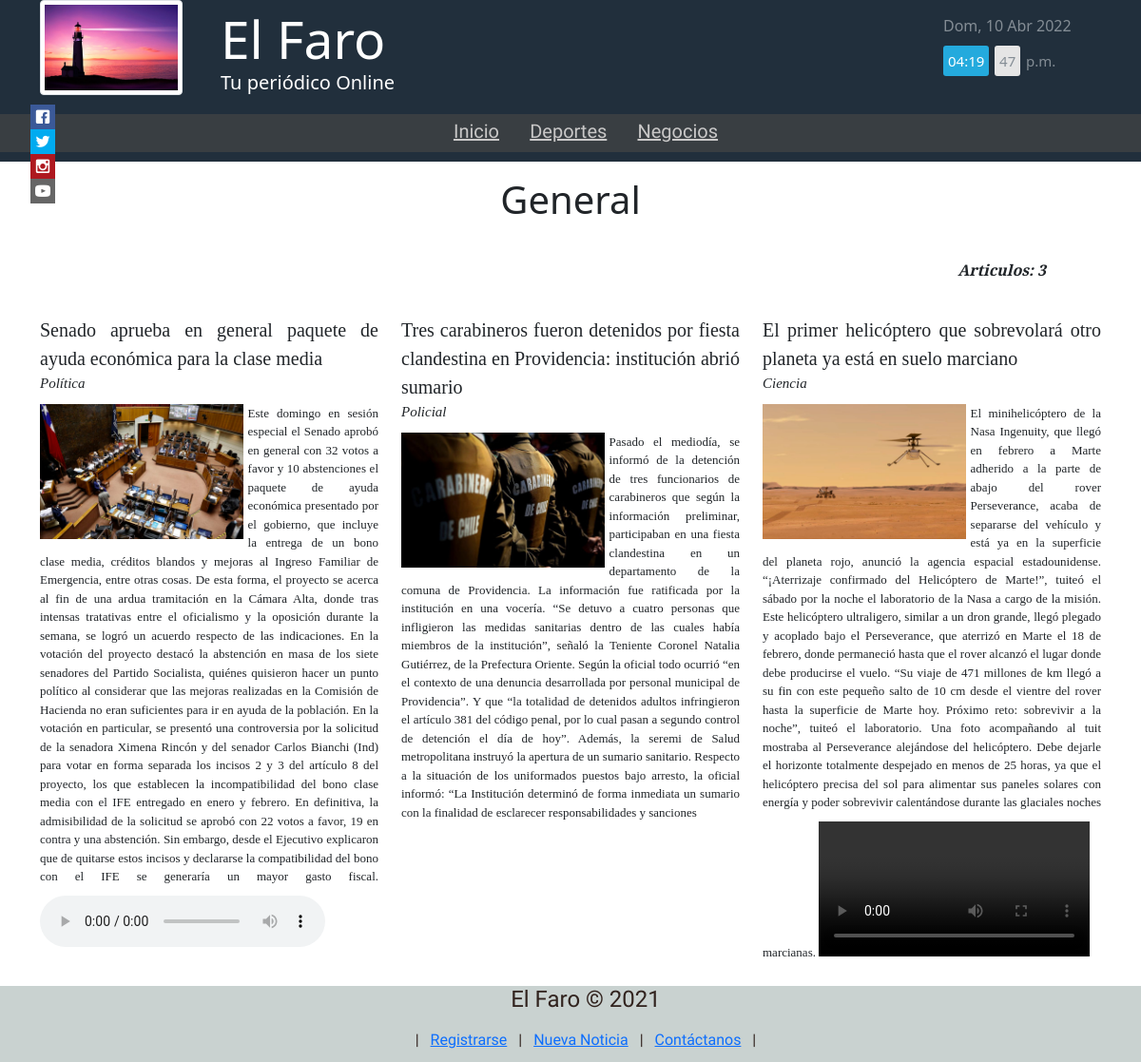
The page / on the database its author committed.
### tables this page shows
CREATE TABLE `noticias` (
  `idNoticia` int(10) NOT NULL,
  `seccion` char(1) DEFAULT NULL,
  `titulo` varchar(1000) NOT NULL,
  `noticia` varchar(5000) NOT NULL,
  `Categoria` varchar(30) DEFAULT NULL,
  `archivoimagen` varchar(100) DEFAULT NULL,
  `archivovideo` varchar(100) DEFAULT NULL,
  `archivoaudio` varchar(100) DEFAULT NULL,
  `TIMESTAMP_REGISTRO` timestamp NOT NULL DEFAULT current_timestamp() ON UPDATE current_timestamp()
);

### controllers/main.php (called while the page is built, shortened)
<?php
class Main extends Controller{
    function __construct(){
        $this->view->noticias = [];
    }
    function render(){
        $noticias = $this->model->get();
        $this->view->noticias = $noticias;
        $this->view->render('main/index');
    }
}
?>

### index.php (called while the page is built, shortened)
<?php
require_once 'libs/database.php';
require_once 'libs/app.php';
$app = new App();
?>

### libs/database.php (called while the page is built)
<?php
class Database{
    private $host;
    private $db;
    private $user;
    private $password;
    private $charset;
    public function __construct(){
        $this->host = constant('HOST');
        $this->db = constant('DB');
        $this->user = constant('USER');
        $this->password = constant('PASSWORD');
        $this->charset = constant('CHARSET');
    }
    function connect(){
        try{
            $connection = "mysql:host=" . $this->host . ";dbname=" . $this->db . ";charset=" . $this->charset;
            $options = [
                PDO::ATTR_ERRMODE           => PDO::ERRMODE_EXCEPTION,
                PDO::ATTR_EMULATE_PREPARES  => false,
            ];
            $pdo = new PDO($connection, $this->user, $this->password, $options);
            return $pdo;
        }catch(PDOException $e){
            print_r('Error connection: ' . $e->getMessage());
        }
    }
}
?>

### libs/view.php (called while the page is built, shortened)
<?php
class View{
    function render($nombre){
        require 'views/' . $nombre . '.php';
    }
}
?>

### views/main/index.php (the view, shortened to what this page needs)
<!DOCTYPE html>
<html lang="es">
<head>
</head>
<body>
    <?php require 'views/header.php'; ?>
    <div id="main">
        <div class="container text-center">
            <div class="row">
                <div class="col-12">
                    <h1>General</h1>
                </div>
            </div>
        </div>
        <div class="col-11" id="articulo"></div>
        <div class="container">
            <section class="main row" id="new">
                <?php
                    foreach($this->noticias as $row){
                        $noticia = $row;
                ?>
                <article id="padre" class="col-xs-12 col-sm-12 col-md-6 col-lg-4">
                    <div class="titulo-noticia"><?php echo $noticia->titulo; ?></div>
                    <div class="categoria-noticia"><?php echo $noticia->categoria; ?></div>
                    <div class="texto-noticia">
                        <img <?php echo $noticia->rutaimagen ?> class='image'/>
                        <?php echo $noticia->noticia; ?>
                        <?php echo $noticia->rutaaudio ?>
                        <?php echo $noticia->rutavideo ?>
                    </div>
                </article>
                <?php } ?>
            </section>
        </div>
    </div>
    <?php require 'views/footer.php'; ?>
</body>
</html>

### libs/app.php (shortened to what this page needs)
<?php
class App{
    function __construct(){
        $url = isset($_GET['url']) ? $_GET['url']: null;
        $url = rtrim($url, '/');
        $url = explode('/', $url);
        if(empty($url[0])){
            $controller = new Main();
            $controller->loadModel('main');
            $controller->render();
            return false;
        }
    }
}
?>

### models/mainmodel.php (shortened to what this page needs)
<?php
class MainModel extends Model{
    public function get(){
        $items = [];
        try{
            $query = $this->db->connect()->query("SELECT SECCION,TITULO,CATEGORIA,NOTICIA,ARCHIVOIMAGEN,ARCHIVOVIDEO,ARCHIVOAUDIO FROM noticias WHERE SECCION=1 ORDER BY TIMESTAMP_REGISTRO DESC");
            while($row = $query->fetch()){
                $item = new Noticia();
                $item->seccion     = $row['SECCION'];
                $item->titulo      = $row['TITULO'];
                $item->categoria   = $row['CATEGORIA'];
                $item->noticia     = $row['NOTICIA'];
                $item->imagen      = $row['ARCHIVOIMAGEN'];
                $item->video       = $row['ARCHIVOVIDEO'];
                $item->audio       = $row['ARCHIVOAUDIO'];
                $item->rutaimagen  = "";
                $item->rutavideo   = "";
                $item->rutaaudio   = "";
                if($row['ARCHIVOIMAGEN']!=""){
                    $rutai = 'src="views/img/' . $item->imagen . '"';
                    $item->rutaimagen  = $rutai;
                }
                if($row['ARCHIVOVIDEO']!=""){
                    $rutav = '<video src="views/video/' . $item->video . '" controls>';
                    $item->rutavideo = $rutav;
                }
                if($row['ARCHIVOAUDIO']!=""){
                    $rutaa = '<audio controls> <source src="views/audio/' . $item->audio .
                    '" type="audio/mp3"> <audio>';
                    $item->rutaaudio  = $rutaa;
                }
                array_push($items, $item);
            }
            return $items;
        }catch(PDOException $e){
            print_r('error en la recuperacion de info');
            return[];
        }
    }
}
?>

### views/header.php (shortened to what this page needs)
<!DOCTYPE html>
<html lang="es">
<head>
    <link rel="stylesheet" href="<?php echo constant('URL')?>public/css/estilos.css">
    <link rel="stylesheet" href="<?php echo constant('URL')?>public/css/fonts.css">
    <link rel="stylesheet" href="<?php echo constant('URL')?>public/css/bootstrap.min.css">
    <link rel="stylesheet" href="https://cdnjs.cloudflare.com/ajax/libs/font-awesome/4.7.0/css/font-awesome.min.css">
</head>
<body>
    <header>
        <div class="container">
            <div class="row">
                <div class="col-sm-3 col-md-3 col-lg-2">
                    <img src="<?php echo constant('URL')?>views/img/faro.jpg " alt="Faro" id="faro" class="img-thumbnail" style="width:150px;height:100px" />
                </div>
                <div class="col-xs-9 col-sm-6 col-md-6 col-lg-8" id="cabecera">
                    <p class="t1">El Faro</p>
                    <p class="t2">Tu periódico Online</p>
                </div>
                <div class="col-xs-3 col-sm-3 col-md-3 col-lg-2" id="fecha">
                    <div id="box-date"></div>
                    <div id="box-time"></div>
                </div>
            </div>
        </div>
        <div class="menu-bar text-xs-right arriba">
            <nav class="container" role="menu">
                <ul class="menu-list menu-inline">
                    <li class="list-inline-item"><a href="<?php echo constant('URL')?>main">Inicio</a></li>
                    <li class="list-inline-item"><a href="<?php echo constant('URL')?>deportes">Deportes</a></li>
                    <li class="list-inline-item"><a href="<?php echo constant('URL')?>negocios">Negocios</a></li>
                </ul>
            </nav>
        </div>
    </header>
    <div class="social">
        <ul>
            <li><a href="https://www.facebook.com/" target="_blank" class="icon-facebook"></a></li>
            <li><a href="https://twitter.com/?lang=ES" target="_blank" class="icon-twitter"></a></li>
            <li><a href="https://www.instagram.com/" target="_blank" class="icon-instagram"></a></li>
            <li><a href="https://www.youtube.com/" target="_blank" class="icon-youtube"></a></li>
        </ul>
    </div>
</body>
</html>

### views/footer.php (shortened to what this page needs)
<footer>
    <ul class="menu-list menu-inline">
        <h4>El Faro © 2021</h4>
    </ul>
    <ul class="menu-list menu-inline">
        <li class="list-inline-item">|</li>
        <li class="list-inline-item"><a href="<?php echo constant('URL')?>registro">Registrarse</a></li>
        <li class="list-inline-item">|</li>
        <li class="list-inline-item"><a href="<?php echo constant('URL')?>formulario">Nueva Noticia</a></li>
        <li class="list-inline-item">|</li>
        <li class="list-inline-item"><a href="<?php echo constant('URL')?>contacto">Contáctanos</a></li>
        <li class="list-inline-item">|</li>
    </ul>
</footer>

### public/css/estilos.css (style rules this page uses)
* { margin: 0; padding: 0; box-sizing: border-box; }
h4 { margin: 0; }
.main { margin:0 auto; display: flex; grid-auto-rows: minmax(300px, auto); background-color: #f5f5f5; }
article { width: 30%; background-color: white; font-family: 'Playfair Display'; padding: 10px 20px 10px 20px; box-sizing: border-box; }
header { width: 100%; height: 170px; background-color: #212F3C; }
.social { position:fixed; left: 0; top: 110px; z-index: 2000; }
.social ul { list-style: none; }
.social ul li a { display:inline-block; color: #fff; background: #000; padding: 5px 5px; text-decoration: none; -webkit-transition: all 500ms ease; -o-transition: all 500ms ease; transition: all 500ms ease; }
.social ul li .icon-facebook { background: #3b5998; }
.social ul li .icon-twitter { background: #00abf0; }
.social ul li .icon-instagram { background: #ae181f; }
.social ul li .icon-youtube { background: #666666; }
footer { width: 100%; text-align: center; height: 80px; color: #31231e; background-color: #c9d2d0; font-family: 'Antonio'; }
.t1 { color: #fff; font-size: 55px; text-decoration: none; height: 72px; padding: 0; margin: 0; }
.t2 { color: #fff; font-size: 20px; height: 28px; padding: 0; margin: 0; }
nav { width: 100%; height: 40px; display: flex; }
img { width: 180px; margin: 0; }
.menu-bar { background-color: #393e42; margin-top: 20px; }
nav ul { width: 100%; text-align: center; list-style: none; display: block; }
nav li { position: relative; display: inline-block; }
nav li a { display: block; padding: 3px 10px; color: #C9C8C8; font-size: 20px; font-family: 'Antonio'; text-decoration: underline; }
.titulo-noticia { font-style: normal; font-size: 20px; text-align: justify; }
.categoria-noticia { font-style: italic; font-size: 15px; margin-bottom: 10px; }
.texto-noticia { font-style: normal; font-size: 13px; text-align: justify; }
.image { float: left; width: 60%; height: auto; margin-right: 5px; }
video { height: auto; width: 80%; margin-top: 10px; }
audio { margin-top: 10px; }
body { display: grid; grid-gap: 1em; grid-template-rows: auto 1fr auto; min-height: 100vh; }
#box-date { margin: 15px 0 0 0; display: flex; height: 30px; padding: 0; }
#box-time { color: #848d95; font-size: 22px; display: block; }
#articulo { font-size: 15px; }

### rows shown on the page
noticias: titulo "Senado aprueba en general paquete de ayuda económica para la clase media", Categoria "Política", archivoimagen (picture), noticia "Este domingo en sesión especial el Senado aprobó en general con 32 votos a favor y 10 abstenciones el paquete de ayuda económica presentado por el gobierno, que incluye la entrega de un bono clase media, créditos blandos y mejoras al Ingreso Familiar de Emergencia, entre otras cosas. De esta forma, el proyecto se acerca al fin de una ardua tramitación en la Cámara Alta, donde tras intensas tratativas entre el oficialismo y la oposición durante la semana, se logró un acuerdo respecto de las indicaciones. En la votación del proyecto destacó la abstención en masa de los siete senadores del Partido Socialista, quiénes quisieron hacer un punto político al considerar que las mejoras realizadas en…"
noticias: titulo "Tres carabineros fueron detenidos por fiesta clandestina en Providencia: institución abrió sumario", Categoria "Policial", archivoimagen (picture), noticia "Pasado el mediodía, se informó de la detención de tres funcionarios de carabineros que según la información preliminar, participaban en una fiesta clandestina en un departamento de la comuna de Providencia. La información fue ratificada por la institución en una vocería. “Se detuvo a cuatro personas que infligieron las medidas sanitarias dentro de las cuales había miembros de la institución”, señaló la Teniente Coronel Natalia Gutiérrez, de la Prefectura Oriente. Según la oficial todo ocurrió “en el contexto de una denuncia desarrollada por personal municipal de Providencia”. Y que “la totalidad de detenidos adultos infringieron el artículo 381 del código penal, por lo cual pasan a segundo…"
noticias: titulo "El primer helicóptero que sobrevolará otro planeta ya está en suelo marciano", Categoria "Ciencia", archivoimagen (picture), noticia "El minihelicóptero de la Nasa Ingenuity, que llegó en febrero a Marte adherido a la parte de abajo del rover Perseverance, acaba de separarse del vehículo y está ya en la superficie del planeta rojo, anunció la agencia espacial estadounidense. “¡Aterrizaje confirmado del Helicóptero de Marte!”, tuiteó el sábado por la noche el laboratorio de la Nasa a cargo de la misión. Este helicóptero ultraligero, similar a un dron grande, llegó plegado y acoplado bajo el Perseverance, que aterrizó en Marte el 18 de febrero, donde permaneció hasta que el rover alcanzó el lugar donde debe producirse el vuelo. “Su viaje de 471 millones de km llegó a su fin con este pequeño salto de 10 cm desde el vientre…"
